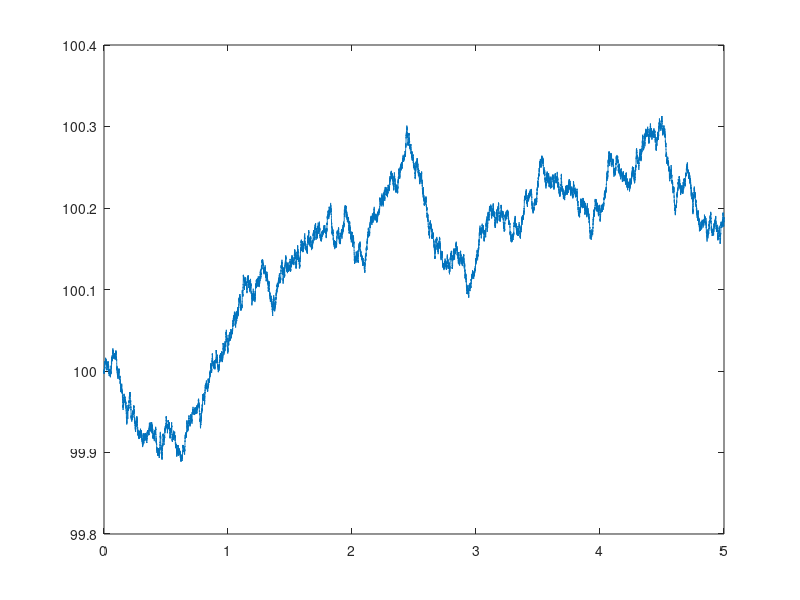

Here is the MATLAB script that generated this plot:
clear all; close all; clc

% Initial values of geometric brownian motion
S0=100;
r=0.0001;
sigma=0.001;

% Simulate on interval [0,T]
T=5;

% Discretisation step
dt=0.0001;
t = 0:dt:T;
mu=0.00001;


% Number of points to simulate N
N=T/dt;

step=exp((mu-sigma.^2/2)*dt)*exp(sigma*randn(1,N+1)*sqrt(dt));
W=S0*cumprod(step);
plot(t,W)